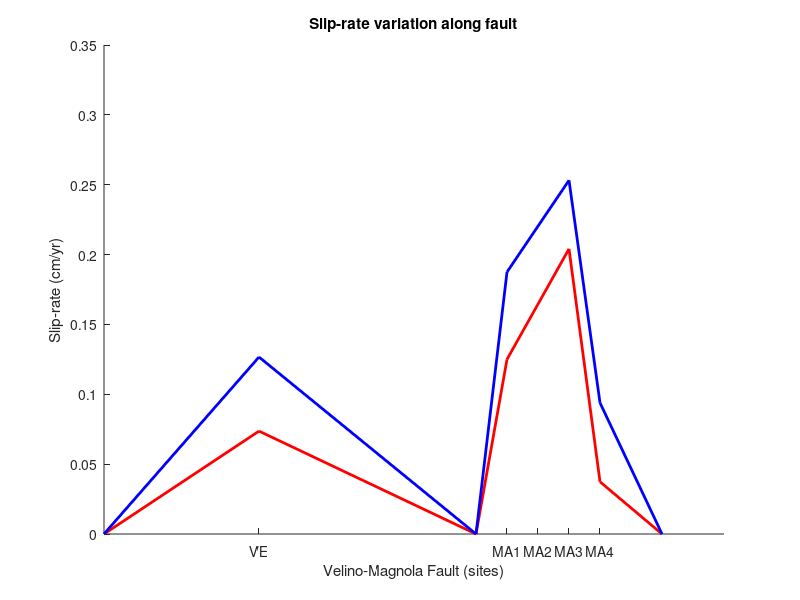

This figure's MATLAB source:

zero_sliprate = [
0 0;
5 0.073643411;
12 0;
13 0.125;
%14 0.036752137;
15 0.204081633;
16 0.037378641;
18 0;
];

sch_sliprate = [
0 0;
5 0.126666667;
12 0;
13 0.1875;
%14 0.058503401;
15 0.253164557;
16 0.093902439;
18 0;
];




hold on;

plot(zero_sliprate(:,1), zero_sliprate(:,2), '-r', 'LineWidth', 2);
plot(sch_sliprate(:,1), sch_sliprate(:,2), '-b', 'LineWidth', 2);

title('Slip-rate variation along fault')
ylabel('Slip-rate (cm/yr)');
xlabel('Velino-Magnola Fault (sites)');
xticks([5,13,14,15,16]);
xticklabels({'VE', 'MA1', 'MA2', 'MA3', 'MA4'});
hold off;


